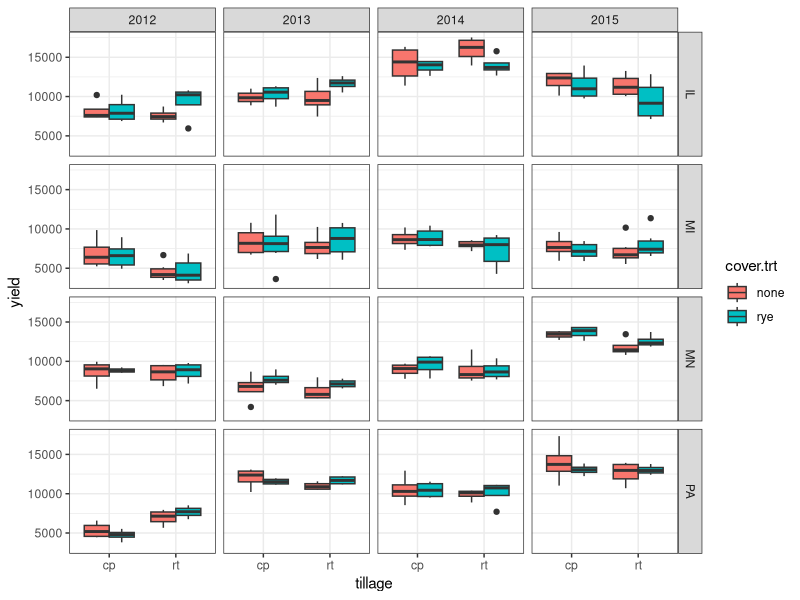

Write R code to recreate this figure.
## ---- chunk 1
knitr::opts_chunk$set(echo = TRUE, message = TRUE, warning = TRUE)
## ---- chunk 2
library(tidyverse)
library(lmerTest)

maize <- read_csv('../datasets/pzm_maize.csv')
## ---- chunk 3
glimpse(maize)
## ---- chunk 4
maize <- maize %>%
  mutate(
    yr = factor(yr),
    plot = factor(plot),
    block = factor(block)
  )
## ---- chunk 5
ggplot(maize, aes(y = yield, x = tillage, fill = cover.trt)) +
  facet_grid(location ~ yr) +
  geom_boxplot(position = position_dodge()) +
  theme_bw()
## ---- chunk 6
fit_maize <- lmer(yield ~ tillage + cover.trt + tillage:cover.trt + (1 | yr) + (1 | location) + (1 | block:location), data = maize)
## ---- chunk 7
barley_don <- read_csv('../datasets/barley_don.csv')
